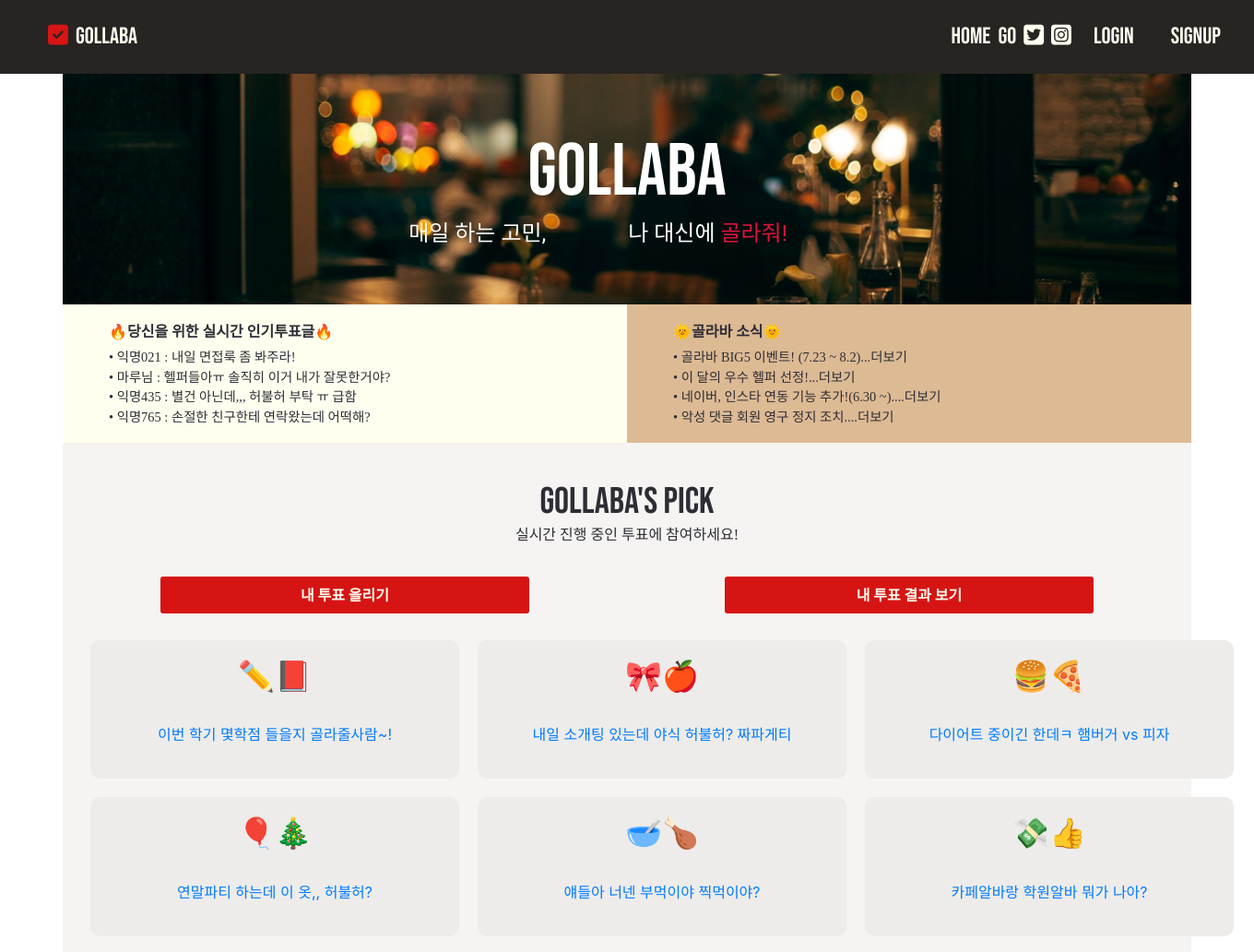
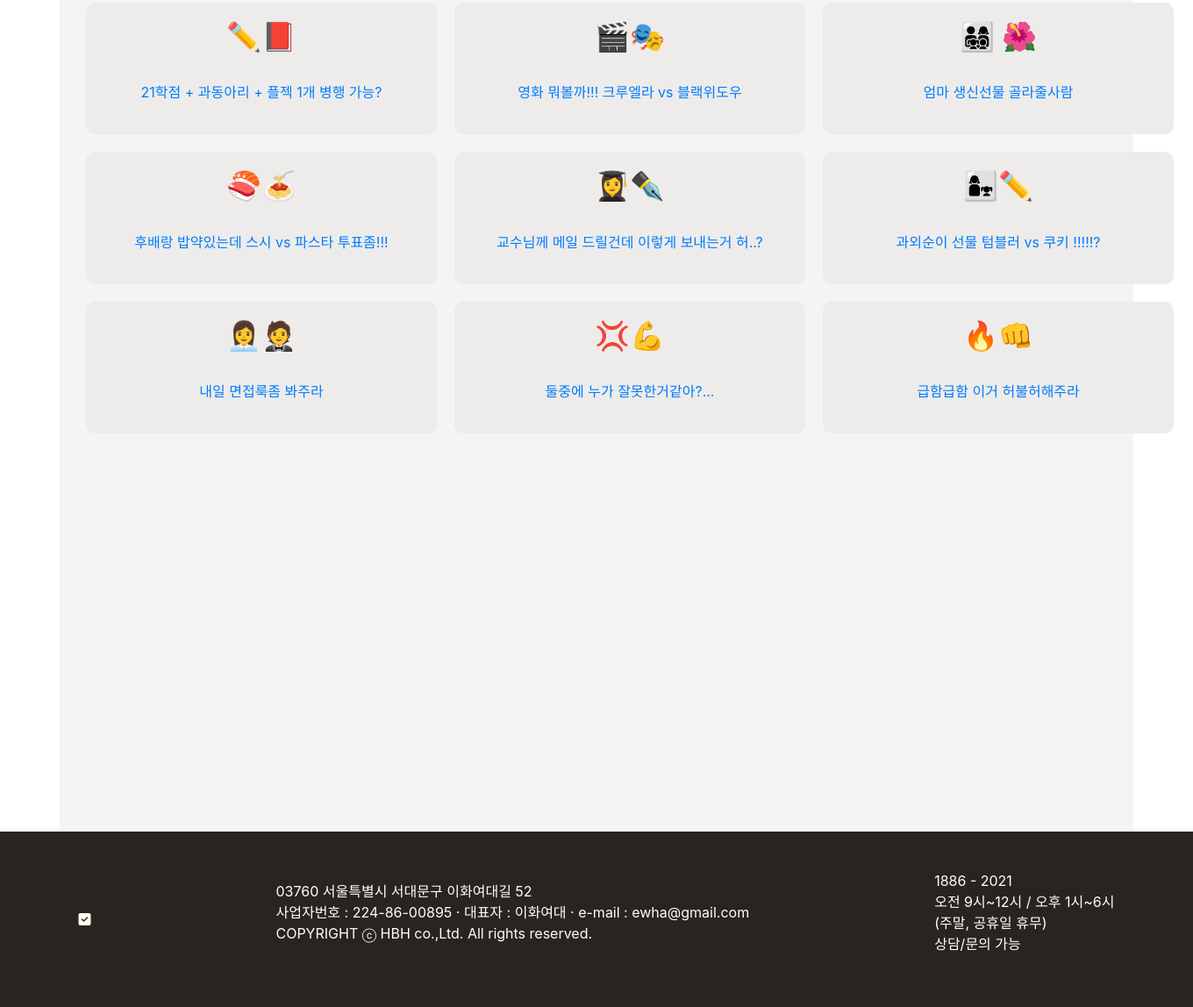
The page / on the database its author committed (2 pictures, top to bottom).
### blog/models.py (models this page shows, shortened)
class Blog(models.Model):
    title=models.CharField(max_length=200)
    pub_date=models.DateTimeField('date published')
    body=models.TextField()
    hashtag = models.ManyToManyField(HashTag)
    def summary(self):
        return self.body[:100]

### blog/views.py (the view)
# urls.py: 2. Add a URL to urlpatterns:  path('', views.home, name='home')
def home(request):
    blog = Blog.objects #query set
    return render(request, 'home.html', {'blogs': blog})

### blog/templates/home.html (shortened to what this page needs)
{% load static%}
<!DOCTYPE html>
<html lang="en">
<head>
    <link href="https://cdn.jsdelivr.net/npm/bootstrap@5.0.0/dist/css/bootstrap.min.css" rel="stylesheet">
    <link rel="stylesheet" href="{% static 'css/scrollbox.css'%}" type="text/css">
    <link rel="stylesheet" href="{% static 'css/home.css'%}" type="text/css">
    <link href="https://unpkg.com/aos@2.3.1/dist/aos.css" rel="stylesheet">
    <link rel="stylesheet" href="{% static 'css/main.css' %}">
    <link rel="stylesheet" href="{% static 'css/second.css' %}">
    <link rel="stylesheet" href="{% static 'css/button.css' %}">
    <link rel="stylesheet" href="{% static 'css/slider2.css' %}">
    <link rel="stylesheet" href="{% static 'css/scrollbox.css' %}">
    <link rel="stylesheet" href="{% static 'css/text2.css' %}">
    <link rel="stylesheet" href="{% static 'css/footer.css' %}">
    <link rel="stylesheet" href="https://cdn.jsdelivr.net/npm/bootstrap-icons@1.5.0/font/bootstrap-icons.css">
    <link rel="stylesheet" href="https://stackpath.bootstrapcdn.com/bootstrap/4.1.3/css/bootstrap.min.css">
  </head>
<body>
    <nav class="navbar">
      <ul class="navbar_logo">
          <li><a href="#"><i class="fas fa-check-square"></i></a></li>
          <li><a href="#" id="rr">Gollaba</a></li>
      </ul>
      <ul class="navbar_menu">
          <li><a href="#">HOME</a></li>
          <li><a href="#">GO</a></li>
          <li><a href="#"><i class="fab fa-twitter-square"></i></a></li>
          <li><a href="#"><i class="fab fa-instagram-square"></i></a></li>
          {% if not user.is_authenticated %}
          <li class="nav-item">
            <a class="nav-link" href="{% url 'login' %}">Login</a>
          </li>
          {% endif %}
          {% if not user.is_authenticated %}
          <li class="nav-item">
            <a class="nav-link" href="{% url 'register' %}">Signup</a>
          </li>
          {% endif %}
  </nav>
<div class="header" >
  <div class="intro_text">
       <h1> Gollaba </h1>
      <div class="topline">
          <div class="topline-header">
              <div class="firstline">
                  매일 하는 고민,
                  <div class="firstline-detail">
                      <ul class="firstline-detail-list">
                          <li>나 대신에 <span class="second">골라줘!</span></li>
                      </ul>
                  </div>
              </div>
          </div>
      </div>
    </div>
  </div>
<div class="mini_box">
  <div class="mini_box_1">
    <h1>🔥당신을 위한 실시간 인기투표글🔥</h1>
    <ul>
      <li>  • 익명021 : 내일 면접룩 좀 봐주라!</li>
      <li>  • 마루님 : 헬퍼들아ㅠ 솔직히 이거 내가 잘못한거야?</li>
      <li>  • 익명435 : 별건 아닌데,,, 허불허 부탁 ㅠ 급함</li>
      <li>  • 익명765 : 손절한 친구한테 연락왔는데 어떡해?</li>
  </ul>
  </div>
  <div class="mini_box_2">
        <h1>🌞골라바 소식🌞</h1>
        <ul>
          <li> • 골라바 BIG5 이벤트! (7.23 ~ 8.2)...더보기</li>
          <li> • 이 달의 우수 헬퍼 선정!...더보기</li>
          <li> • 네이버, 인스타 연동 기능 추가!(6.30 ~)....더보기</li>
          <li> • 악성 댓글 회원 영구 정지 조치....더보기</li>
      </ul>
  </div>
</div>
<div class="second_box">
  <div class="pick_text">
      <div class="pick_text_1">
          <h1>Gollaba's Pick</h1>
          <p>실시간 진행 중인 투표에 참여하세요!</p>
       </div>
  </div>
          <div class="box2">
                  <ul class="small_button">
                      <li><button class="bt_2"> <a href="{% url 'new' %}" style="color: ivory;">내 투표 올리기</a></button></li>
                      <li><button class="bt_2"><a href="{% url 'jump' %}" style="color: ivory;">내 투표 결과 보기</a></button></li>
                  </ul>
          </div>
  <br>
      <div div class="card33">
        <div class="third_box33">
          {% for blog in blogs.all %}
              <div id="jb-content" data-aos="fade-in">
                  <h2>{{ blog.title }}</h2>
                    <a href="{% url 'index' %}">
                      <br>
                      <p>{{ blog.body }}</p>
                  </a>
              </div>
          {% endfor %}
        </div>
      </div>
</div>
</body>
<footer class="foot">
  <li><a href="#"><i class="fas fa-check-square"></i></a></li>
  <ul>
      <li><a href="#">
        03760 서울특별시 서대문구 이화여대길 52 </a></li>
      <li><a href="#">사업자번호 : 224-86-00895 · 대표자 : 이화여대 · e-mail : ewha@gmail.com</a></li>
      <li><a href="#">COPYRIGHT ⓒ HBH co.,Ltd. All rights reserved.</a></li>
  </ul>
  <ul>
      <li><a href="#">1886 - 2021</a></li>
      <li><a href="#">오전 9시~12시 / 오후 1시~6시</a></li>
      <li><a href="#">(주말, 공휴일 휴무)</a></li>
      <li><a href="#">상담/문의 가능 </a></li>
  </ul>
</footer>
</html>

### blog/static/css/scrollbox.css (style rules this page uses)
* { padding: 0; }
#jb-content { width: 400px; padding: 20px; margin-right: 20px; margin-bottom: 20px; float: left; background-color: #EDECEA; border-radius: 10px; }

### blog/static/css/home.css (style rules this page uses)
.third_box33 { text-align: center; display: grid; grid-template-columns: 1fr 1fr 1fr; padding: 0; align-content: center; justify-content: space-between; margin-left: 30px; }
.card33 { background-color: #F5F4F2; display: grid; align-content: center; }
#jb-content { background-color: rgb(rgb(201, 201, 201), green, blue); flex-grow: 1; align-content: center; }

### blog/static/css/main.css (style rules this page uses)
* { list-style: none; text-decoration: none; margin: 0px; padding: 0px; }
.navbar { font-family: 'Bebas Neue', cursive; display: flex; justify-content: space-around; align-items: center; width: 100%; height: 80px; background-color: #272422; font-size: 25px; text-align: center; }
.navbar_logo { display : flex; list-style: none; margin: 0; }
.navbar_logo li { padding: 4px; margin: 0; }
.navbar_logo li a { color: #D71514; margin: 0; }
#rr { color: ivory; }
.navbar_menu { display : flex; list-style: none; margin:0; justify-content: center; text-align: center; align-items: center; }
.navbar_menu li { padding: 4px; margin: 0; text-align: center; justify-content: center; align-items: center; }
.navbar_menu li a { color: ivory; }
.nav-link { margin:0; justify-content: center; text-align: center; align-items: center; }
.nav-item { margin:0; justify-content: center; text-align: center; align-items: center; }
.header { background-image: url("/static/images/back.jpg"); background-repeat: no-repeat; background-size: cover; width: 90%; margin: auto; height: 250px; display: flex; align-items: center; }
.intro_text { width: 100%; text-align: center; justify-content: center; align-items: center; font-family: 'Bebas Neue', cursive; }
.intro_text > h1 { color:white; font-size: 80px; margin: auto; }

### blog/static/css/second.css (style rules this page uses)
.mini_box { display: flex; flex-wrap: wrap; width: 90%; height: 150px; margin: auto; padding: 0; }
.mini_box_1 { background-color: ivory; margin: 0; padding-left: 50px; padding-top: 20px; width: 50%; }
.mini_box_2 { margin: 0; padding-left: 50px; padding-top: 20px; background-color: #DCBA94; width: 50%; }
.mini_box_1 ul { list-style: none; padding: 0; }
.mini_box_2 ul { list-style: none; padding: 0; }
.mini_box_1 h1 { color: #2E2D35; font-family: 'ELAND_Choice_M'; font-size: 1rem; font-weight: bold; }
.mini_box_1 li { color: #2E2D35; font-family: 'ELAND_Choice_M'; font-size: 0.9rem; margin: 0; padding: 0; }
.mini_box_2 h1 { color: #2E2D35; font-family: 'ELAND_Choice_M'; font-size: 1rem; font-weight: bold; }
.mini_box_2 li { color: #2E2D35; font-family: 'ELAND_Choice_M'; font-size: 0.9rem; margin: 0; padding: 0; }
.second_box { position: relative; margin: auto; padding: 0; width: 90%; height: 1500px; background-color: #F5F4F2; align-items: center; justify-content: center; text-align: center; }
.pick_text { margin: auto; color: #2E2D35; align-items: center; justify-content: center; text-align: center; height: 130px; width: 100%; padding-top: 40px; padding-bottom: 100px; }
.pick_text h1 { font-family: 'Bebas Neue', cursive; text-align: center; padding: auto; margin: auto; }
.pick_text p { font-family: 'SLEIGothicTTF'; text-align: center; margin: 0; }
.card33 { background-color: #F5F4F2; }

### blog/static/css/button.css (style rules this page uses)
.box2 { margin:0; width: 100%; height: 50px; }
.small_button { display: flex; list-style: none; margin: 0; padding: 0; width: 100%; height: 50px; justify-content:space-around; align-items: center; }
.small_button li { width: 400px; }
.small_button button { height: 40px; width: 100%; max-width: 1000px; background-color: #D61414; color: ivory; font-size: 16px; font-weight: bold; border-style: none; border-radius: 3px; transition: 0.3s; }
.box2 a { text-decoration:none }

### blog/static/css/slider2.css (style rules this page uses)
* { margin:0;padding:0;box-sizing:border-box; }
ul, li { list-style:none; }

### blog/static/css/footer.css (style rules this page uses)
.foot { background-color:#272422; height: 200px; width: 100%; display: flex; justify-content: space-around; align-items: center; }
.foot li a { color: ivory; }

### rows shown on the page
Blog: title "✏📕", body "이번 학기 몇학점 들을지 골라줄사람~!"
Blog: title "🎀🍎", body "내일 소개팅 있는데 야식 허불허? 짜파게티"
Blog: title "🍔🍕", body "다이어트 중이긴 한데ㅋ 햄버거 vs 피자"
Blog: title "🎈🎄", body "연말파티 하는데 이 옷,, 허불허?"
Blog: title "🥣🍗", body "얘들아 너넨 부먹이야 찍먹이야?"
Blog: title "💸👍", body "카페알바랑 학원알바 뭐가 나아?"
Blog: title "✏📕", body "21학점 + 과동아리 + 플젝 1개 병행 가능?"
Blog: title "🎬🎭", body "영화 뭐볼까!!! 크루엘라 vs 블랙위도우"
Blog: title "👨‍👩‍👧‍👦 🌺", body "엄마 생신선물 골라줄사람"
Blog: title "🍣🍝", body "후배랑 밥약있는데 스시 vs 파스타 투표좀!!!"
Blog: title "👩‍🎓✒", body "교수님께 메일 드릴건데 이렇게 보내는거 허..?"
Blog: title "👩‍👧✏", body "과외순이 선물 텀블러 vs 쿠키 !!!!!?"
Blog: title "👩‍💼🤵", body "내일 면접룩좀 봐주라"
Blog: title "💢💪", body "둘중에 누가 잘못한거같아?..."
Blog: title "🔥👊", body "급함급함 이거 허불허해주라"
